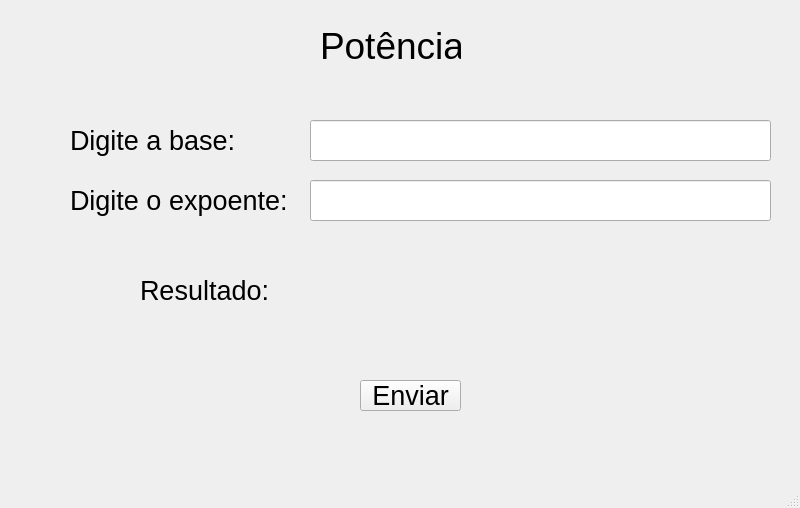
<?xml version="1.0" encoding="UTF-8"?>
<ui version="4.0">
 <class>MainWindow</class>
 <widget class="QMainWindow" name="MainWindow">
  <property name="geometry">
   <rect>
    <x>0</x>
    <y>0</y>
    <width>800</width>
    <height>508</height>
   </rect>
  </property>
  <property name="windowTitle">
   <string>MainWindow</string>
  </property>
  <widget class="QWidget" name="centralwidget">
   <widget class="QLabel" name="label">
    <property name="geometry">
     <rect>
      <x>320</x>
      <y>20</y>
      <width>141</width>
      <height>51</height>
     </rect>
    </property>
    <property name="font">
     <font>
      <pointsize>28</pointsize>
     </font>
    </property>
    <property name="text">
     <string>Potência</string>
    </property>
   </widget>
   <widget class="QLabel" name="label_2">
    <property name="geometry">
     <rect>
      <x>70</x>
      <y>180</y>
      <width>221</width>
      <height>41</height>
     </rect>
    </property>
    <property name="font">
     <font>
      <pointsize>20</pointsize>
     </font>
    </property>
    <property name="text">
     <string>Digite o expoente:</string>
    </property>
   </widget>
   <widget class="QLineEdit" name="lineEditBase">
    <property name="geometry">
     <rect>
      <x>310</x>
      <y>120</y>
      <width>461</width>
      <height>41</height>
     </rect>
    </property>
   </widget>
   <widget class="QLabel" name="label_3">
    <property name="geometry">
     <rect>
      <x>70</x>
      <y>120</y>
      <width>221</width>
      <height>41</height>
     </rect>
    </property>
    <property name="font">
     <font>
      <pointsize>20</pointsize>
     </font>
    </property>
    <property name="text">
     <string>Digite a base:</string>
    </property>
   </widget>
   <widget class="QLineEdit" name="lineEditExpoente">
    <property name="geometry">
     <rect>
      <x>310</x>
      <y>180</y>
      <width>461</width>
      <height>41</height>
     </rect>
    </property>
   </widget>
   <widget class="QPushButton" name="pushButtonEnviar">
    <property name="geometry">
     <rect>
      <x>360</x>
      <y>380</y>
      <width>101</width>
      <height>31</height>
     </rect>
    </property>
    <property name="font">
     <font>
      <pointsize>20</pointsize>
     </font>
    </property>
    <property name="text">
     <string>Enviar</string>
    </property>
   </widget>
   <widget class="QLabel" name="labelResultado">
    <property name="geometry">
     <rect>
      <x>140</x>
      <y>270</y>
      <width>551</width>
      <height>41</height>
     </rect>
    </property>
    <property name="font">
     <font>
      <pointsize>20</pointsize>
     </font>
    </property>
    <property name="text">
     <string>Resultado:</string>
    </property>
   </widget>
  </widget>
  <widget class="QMenuBar" name="menubar">
   <property name="geometry">
    <rect>
     <x>0</x>
     <y>0</y>
     <width>800</width>
     <height>21</height>
    </rect>
   </property>
  </widget>
  <widget class="QStatusBar" name="statusbar"/>
 </widget>
 <resources/>
 <connections/>
</ui>
